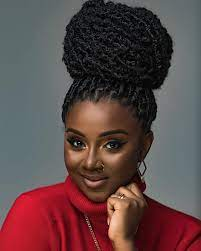
#> input picture image2.jpg, 201 x 251 px
$ python -i main.py   (imports and definitions only)
#> lines starting #> are read from the running program, lines starting #| are printed output that depends on the picture
import cv2
import numpy as np

# Load the pre-trained Haar cascades for face detection
face_cascade = cv2.CascadeClassifier(cv2.data.haarcascades + 'haarcascade_frontalface_default.xml')

# List of users with IDs and associated images
users = [
    {"id": "Jade", "image_path": "image.jpg"}
]

threshold = 100

# Function to compare faces and recognize the user
def recognize_face(face):
    for user in users:
        user_image = cv2.imread(user["image_path"])
        user_gray = cv2.cvtColor(user_image, cv2.COLOR_BGR2GRAY)
        # Detect face in the user's image
        user_faces = face_cascade.detectMultiScale(user_gray, scaleFactor=1.3, minNeighbors=5)
        # Assuming there's only one face in each user image
        if len(user_faces) == 1:
            user_face = user_faces[0]
            user_face_roi = user_gray[user_face[1]:user_face[1]+user_face[3], user_face[0]:user_face[0]+user_face[2]]
            # Resize the detected face to match the size of the user's face ROI
            face_resized = cv2.resize(face, (user_face_roi.shape[1], user_face_roi.shape[0]))
            # Compute the L2 distance between the detected face and the user's face
            distance = np.linalg.norm(face_resized - user_face_roi)
            # If the distance is below the threshold, consider it a match
            if distance < threshold:
                return user["id"]
    return None


def detect_faces(image):
    # Convert the image to grayscale
    gray = cv2.cvtColor(image, cv2.COLOR_BGR2GRAY)

    # Detect faces in the image
    faces = face_cascade.detectMultiScale(gray, scaleFactor=1.3, minNeighbors=5)

    # Draw rectangles around the detected faces and display the name
    for (x, y, w, h) in faces:
        # Extract the face ROI
        face_roi = gray[y:y+h, x:x+w]

        # Recognize the face
        user_id = recognize_face(face_roi)

        if user_id is not None:
            # Draw a rectangle around the face
            cv2.rectangle(image, (x, y), (x+w, y+h), (255, 0, 0), 2)
            # Display the user ID
            cv2.putText(image, str(user_id), (x, y-10), cv2.FONT_HERSHEY_SIMPLEX, 0.9, (36,255,12), 2)

    return image

# [41 lines left out: function main, not called in this run]

# [2 lines not run here, left out]

>>> import cv2
>>> picture = cv2.imread('image2.jpg')
#> picture is the input picture: shape (251, 201, 3); mean B, G, R 72.3, 71.9, 94.3
>>> result = detect_faces(picture)
#> in detect_faces, `gray = cv2.cvtColor(image, cv2.COLOR_BGR2GRAY)`:
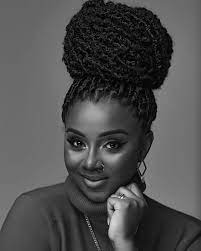
#> gray: shape (251, 201); min 0, max 241, mean 78.6
#> in detect_faces, `faces = face_cascade.detectMultiScale(gray, scaleFactor=1.3, minNeighb..`: faces = [[49, 111, 88, 88]]
#> in detect_faces, `face_roi = gray[y:y+h, x:x+w]`:
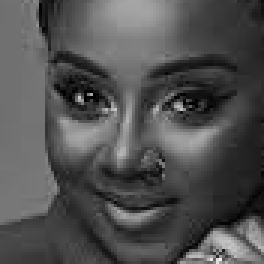
#> face_roi: shape (88, 88) (shown 3 times larger); min 0, max 241, mean 81.1
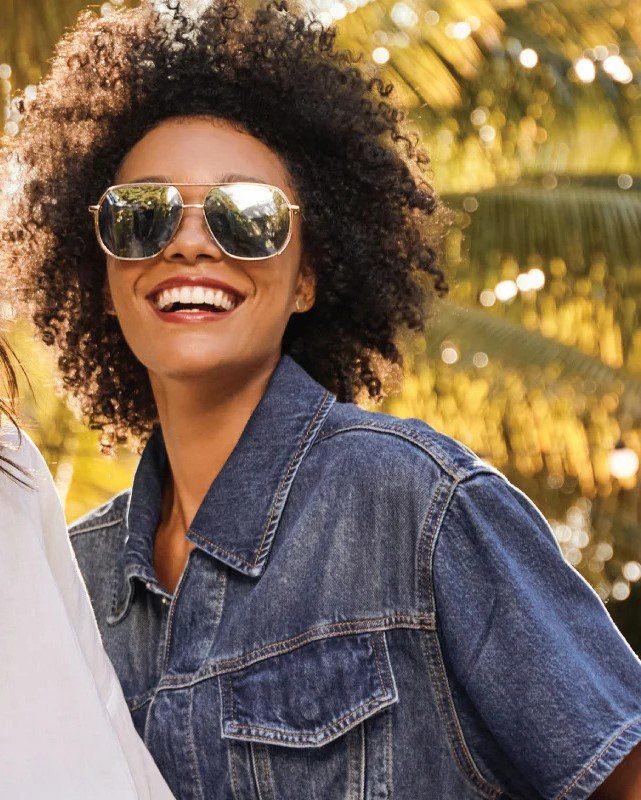
#> input picture image.jpg, 641 x 800 px
#> in recognize_face, user_image is the input picture: shape (800, 641, 3); mean B, G, R 85.4, 105.7, 125.5
#> in recognize_face, `user_gray = cv2.cvtColor(user_image, cv2.COLOR_BGR2GRAY)`:
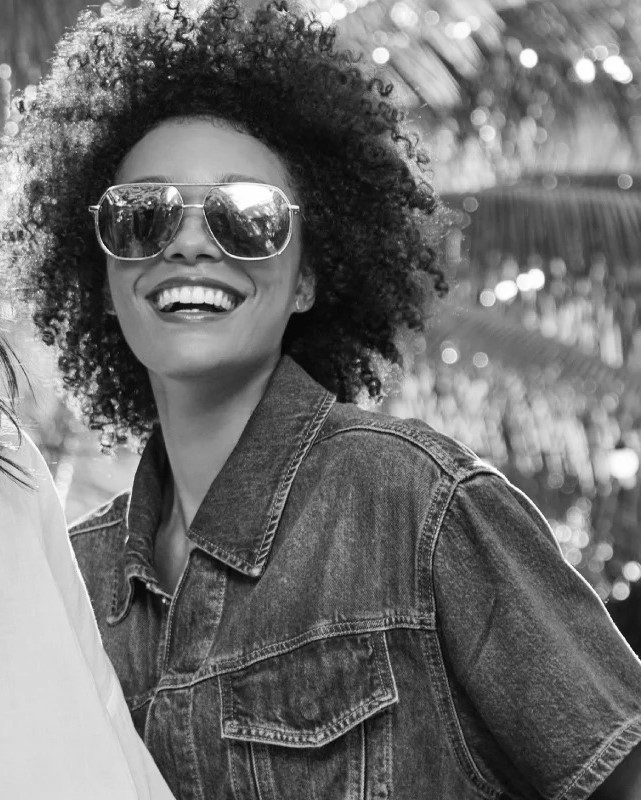
#> user_gray: shape (800, 641); min 0, max 255, mean 109.3
#> in recognize_face, `user_faces = face_cascade.detectMultiScale(user_gray, scaleFactor=1.3,..`: user_faces = [[61, 129, 264, 264]]
#> in recognize_face, `user_face = user_faces[0]`: user_face = [61, 129, 264, 264]
#> in recognize_face, `user_face_roi = user_gray[user_face[1]:user_face[1]+user_face[3], user..`:
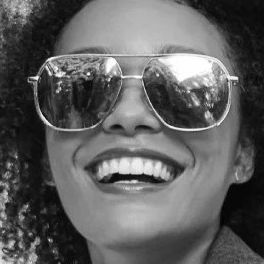
#> user_face_roi: shape (264, 264); min 0, max 255, mean 94.5
#> in recognize_face, `distance = np.linalg.norm(face_resized - user_face_roi)`: distance = 39895.5
